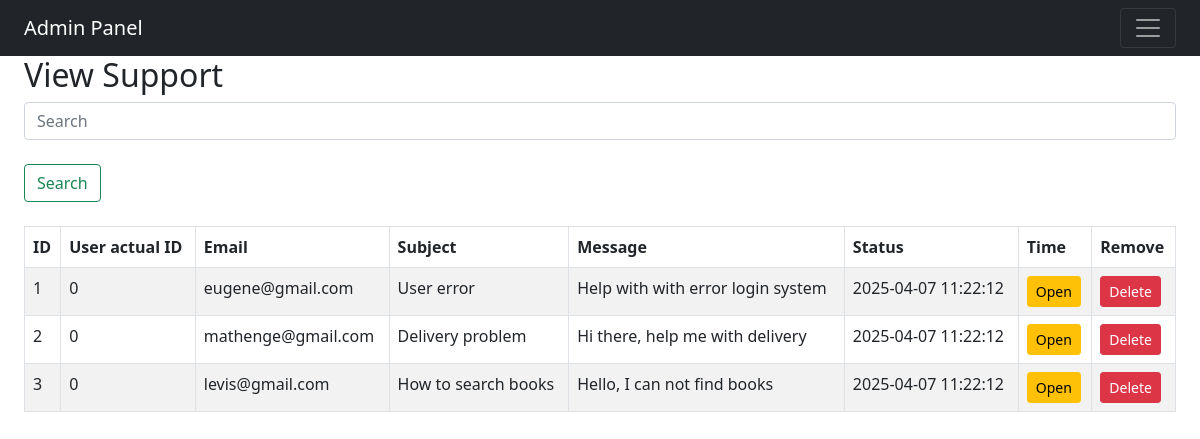
The app's page /admin/support.php (signed in) with its own data.
### tables this page shows
CREATE TABLE IF NOT EXISTS `user_support_table` (
    `user_support_id` INT(10) NOT NULL AUTO_INCREMENT,
    `user_support_actual_id` INT(10) NOT NULL,
    `user_support_email` VARCHAR(255) NOT NULL,
    `user_support_subject` VARCHAR(255) NOT NULL,
    `user_support_message` TEXT NOT NULL,
    `user_support_status` ENUM('Open', 'Closed') DEFAULT 'Open',
    `user_support_created_at` TIMESTAMP DEFAULT CURRENT_TIMESTAMP,
    PRIMARY KEY (`user_support_id`)
);

### admin/functions/process_support_display.php (the view)
<?php
    function display_data($support_search_result)
    {
        while($support_row = mysqli_fetch_assoc($support_search_result))
        {
            echo "
                <tr>
                    <td> " . $support_row['user_support_id'] . " </td>
                    <td> " . $support_row['user_support_actual_id'] . " </td>
                    <td> " . $support_row['user_support_email'] . " </td>
                    <td> " . $support_row['user_support_subject'] . " </td>
                    <td> " . $support_row['user_support_message'] . " </td>
                    <td> " . $support_row['user_support_created_at'] . " </td>
                    <td><a class='btn btn-warning btn-sm' href='functions/process_support_status.php?id=" . $support_row['user_support_id'] . "&status=" . $support_row['user_support_status'] . "'>" . $support_row['user_support_status'] . "</a></td>
                    <td><a class='btn btn-danger btn-sm' href='functions/process_support_del.php?id=" . $support_row['user_support_id'] . "'>Delete</a></td>
                </tr>";
        }
    }
?>

### records on screen
user_support_table: user_support_id "1", user_support_actual "0", user_support_email "eugene@gmail.com", user_support_subject "User error", user_support_message "Help with with error login system", user_support_created_at "2025-04-07 11:22:12", user_support_status "Open"
user_support_table: user_support_id "2", user_support_actual "0", user_support_email "mathenge@gmail.com", user_support_subject "Delivery problem", user_support_message "Hi there, help me with delivery", user_support_created_at "2025-04-07 11:22:12", user_support_status "Open"
user_support_table: user_support_id "3", user_support_actual "0", user_support_email "levis@gmail.com", user_support_subject "How to search books", user_support_message "Hello, I can not find books", user_support_created_at "2025-04-07 11:22:12", user_support_status "Open"
